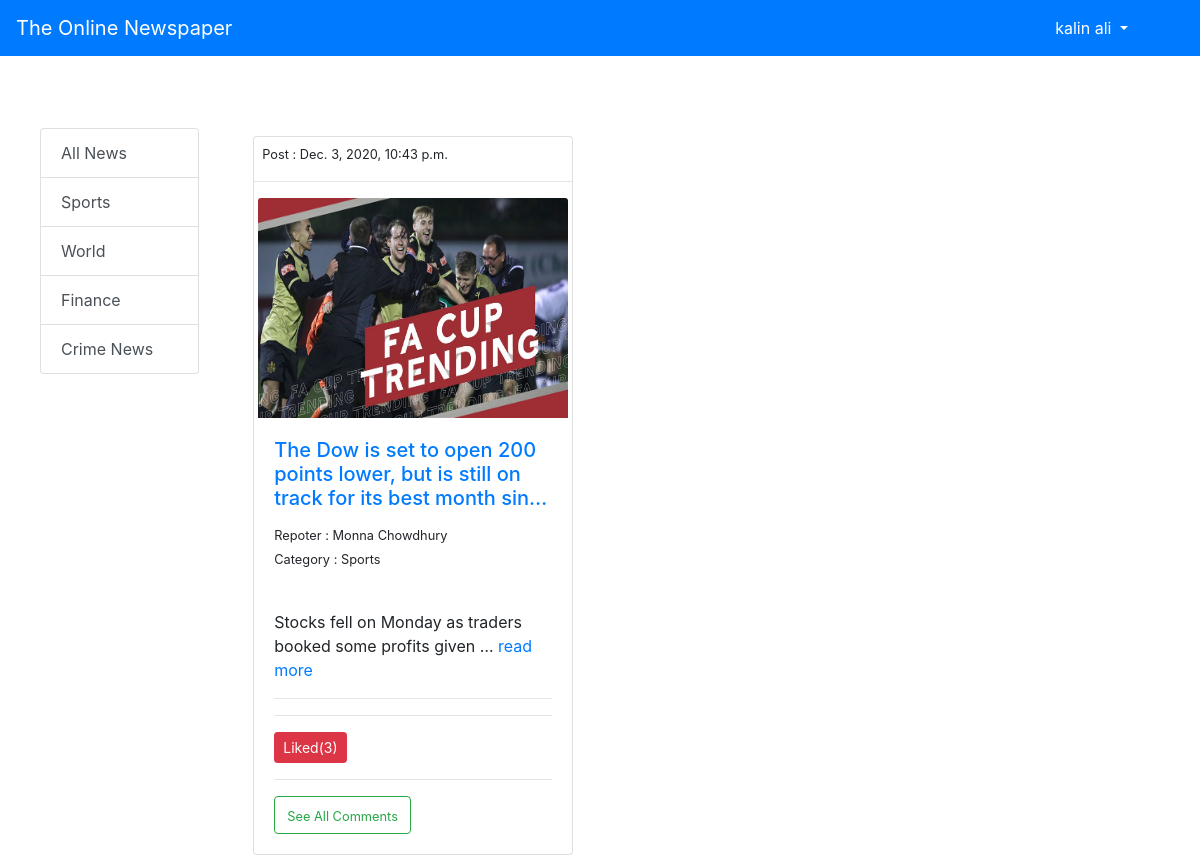
/ (signed in), run on the app's committed database.
### newsApp/models.py (models this page shows, shortened)
class catagory_of_news(models.Model):
    catagory_name=models.CharField(max_length=300)
    def __str__(self):
        return self.catagory_name
    @staticmethod
    def get_all_category():
        return catagory_of_news.objects.all()

class add_news_new(models.Model):
    name_news=models.CharField(max_length=300)
    catagory=models.ForeignKey(catagory_of_news, on_delete=models.CASCADE, default=1)
    image = models.ImageField(upload_to='uploads', default="")
    slug = models.CharField(max_length=130)
    Repoter_name = models.CharField(max_length=300)
    description=models.TextField()
    publish = models.DateTimeField(default=datetime.now(), blank=True)
    likes= models.ManyToManyField(User, related_name='news_post', default=None, blank=True)
    @staticmethod
    def get_all_product():
        return add_news_new.objects.all()

### newsApp/views.py (the view)
# urls.py: path('', views.index, name='index'),
def index(request):
    prods = None
    prodcat = catagory_of_news.get_all_category()
    categoryid = request.GET.get('category')
    print(categoryid)
    if categoryid:
        prods = add_news_new.get_all_product_by_categoryID(categoryid)
    else:
        prods = add_news_new.get_all_product()
    allPosts = add_news_new.objects.all()
    params = {'prod': prods, 'prodcats': prodcat, 'allPosts': allPosts}
    return render(request, 'index.html', params)

### newsApp/templates/index.html (shortened to what this page needs)
{% extends 'base.html' %}
{%block body%}
<div class="container-flot">
	<div class="row pt-5">
		<div class="col-lg-2 ml-4">
			<div class="list-group mt-4 mx-auto pl-3">
				<a href="/" class="list-group-item list-group-item-action">
			    All News
			  </a>
				{% for i in prodcats %}
			  <a href="/?category={{i.id}}" class="list-group-item list-group-item-action">
			    {{i.catagory_name}}
			  </a>
			  {% endfor %}
			</div>
		</div>
		<div class="col-lg-9 mx-auto">
			<div class="container-flot">
				<div class="row pt-2">
					{% for i in prod %}
					<div class="card mr-3 mt-4" id="{{i.id}}" style="width: 20rem;">
						<span class="pt-1 pl-2"><small>Post : {{i.publish}}</small></span><hr>
					  <span class="pl-1 pr-1"> <img src="/media/{{i.image}}" class="card-img-top" alt="..." width="100" height="220"></span>
					  <div class="card-body">
					    <h5 class="card-title"><a href="/{{i.slug}}">{{i.name_news | truncatechars:86 }}</a></h5>
					    <p class="card-text"><small>Repoter : {{i.Repoter_name}}</br>Category : {{i.catagory}}</br></br></small></p>
						  <p>{{i.description | truncatechars:60}}  <a href="/{{i.slug}}">read more</a></p>
						  <hr>
						  <hr>
							{% if user.is_authenticated %}
							  {% for allnews in allPosts %}
								<form action="{% url 'like_post' %}" method="POST" class="ui form">{% csrf_token %}
										{% if user not in allnews.likes.all %}
										<button type="submit" class="btn btn-success btn-sm">Like({{allnews.likes.all.count}})</button>
										{% else %}
										<button type="submit" class="btn btn-danger btn-sm">Liked({{allnews.likes.all.count}})</button>
										{% endif %}
									</form><hr>
						  		{% endfor %}
						  {% endif %}
							  <a href="/{{i.slug}}" class="btn btn-outline-success"><small>See All Comments</small></a>
					  </div>
					</div>
					{% endfor %}
				</div>
			</div>
		</div>
	</div>
</div>
{% endblock %}

### newsApp/templates/base.html (shortened to what this page needs)
<!doctype html>
<html lang="en">
  <head>
    <link rel="stylesheet" href="https://cdn.jsdelivr.net/npm/bootstrap@4.5.3/dist/css/bootstrap.min.css">
  </head>
  <body>
    <nav class="navbar navbar-expand-lg navbar-dark bg-primary">
      <a class="navbar-brand" href="/">The Online Newspaper</a>
      <div class="collapse navbar-collapse" id="navbarSupportedContent">
        <ul class="navbar-nav my-2 my-lg-0 mr-5">
          {% if user.is_authenticated %}
          <li class="nav-item dropdown active ">
            <a class="nav-link dropdown-toggle" href="#" id="navbarDropdown3" role="button" data-toggle="dropdown" aria-haspopup="true" aria-expanded="false">
              {{request.user}}
            </a>
          </li>
          {% endif %}
    </ul>
      </div>
    </nav>
    {% block body %}{% endblock %}
  </body>
</html>

### data on the page
catagory_of_news: catagory_name "Sports"
catagory_of_news: catagory_name "World"
catagory_of_news: catagory_name "Finance"
catagory_of_news: catagory_name "Crime News"
add_news_new: publish "Dec. 3, 2020, 10:43 p.m.", image (picture), name_news "The Dow is set to open 200 points lower, but is still on track for its best month sin…", Repoter_name "Monna Chowdhury", catagory "Sports", description "Stocks fell on Monday as traders booked some profits given …", likes.all.count "3"

### other printed values
{{ request.user }} "kalin ali"
